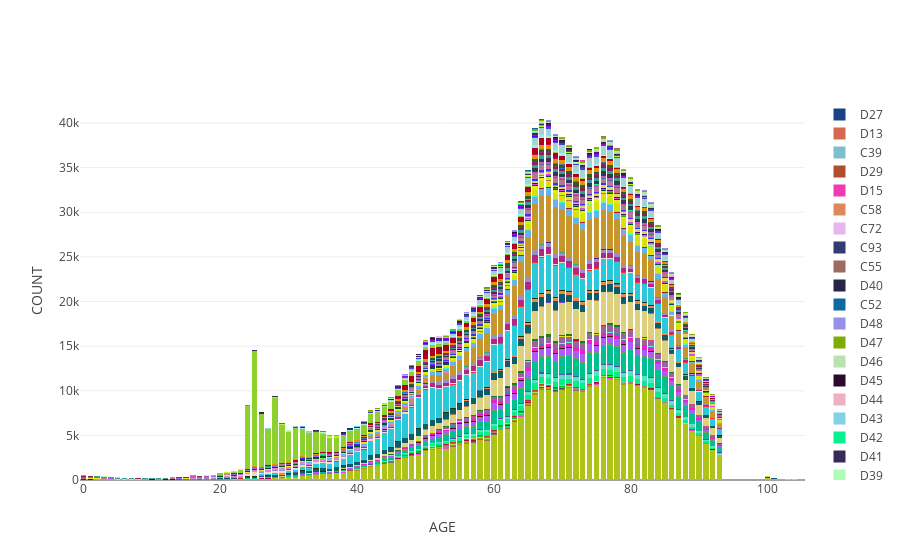

The cell this chart's notebook holds for it:
### Code cell
Stackedbarplot(av_tumour, 'SITE_ICD10_O2_3CHAR', 'AGE')
